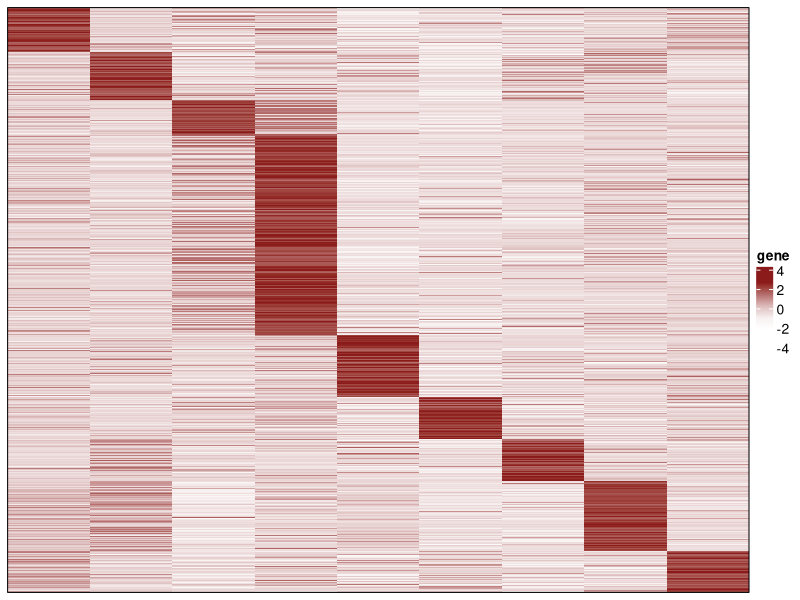
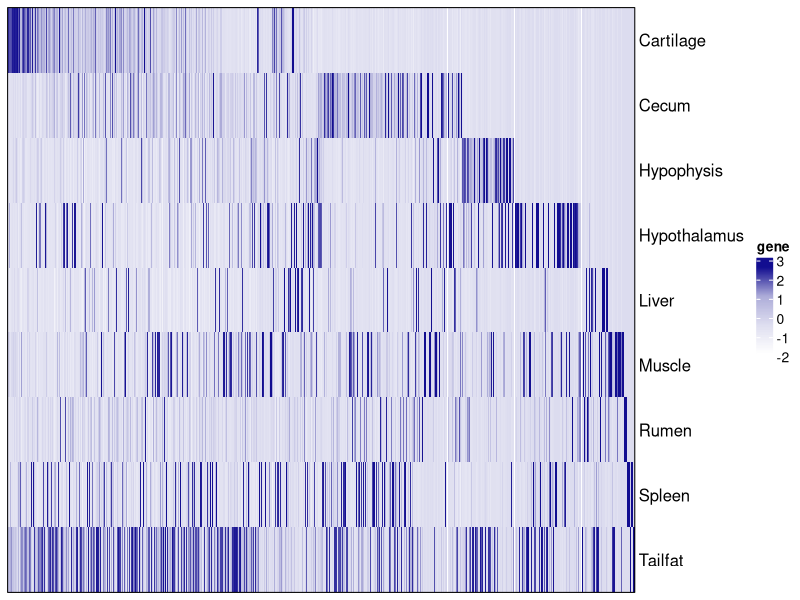
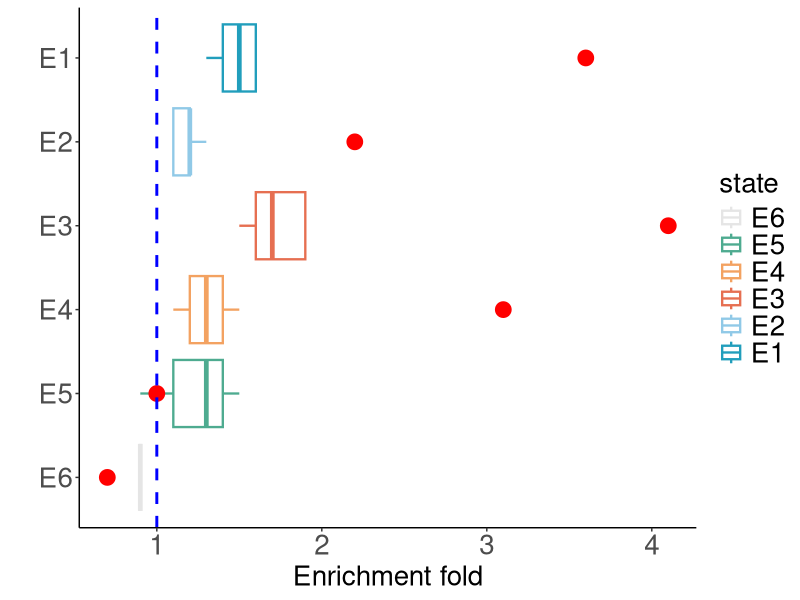
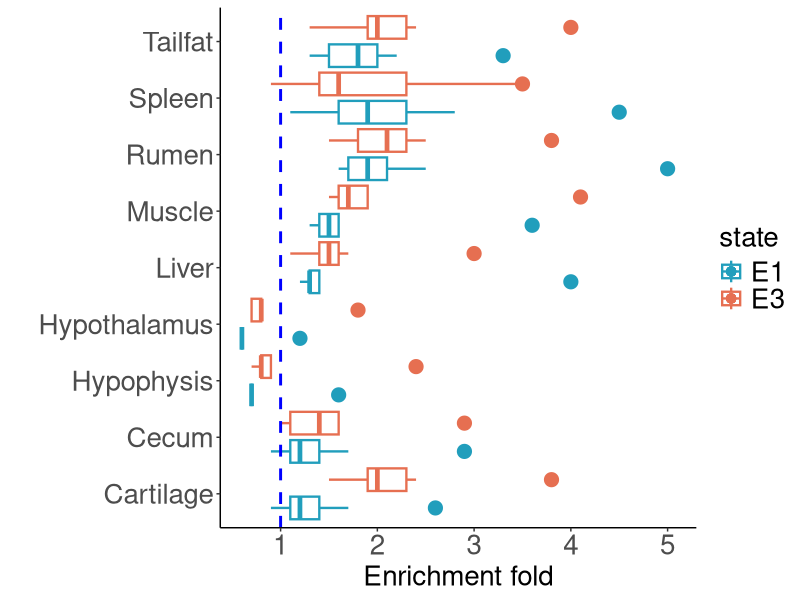
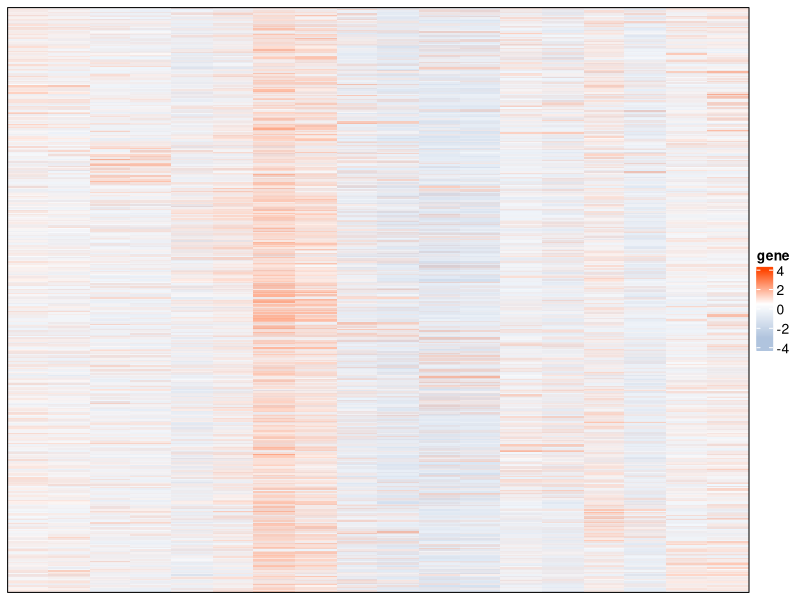
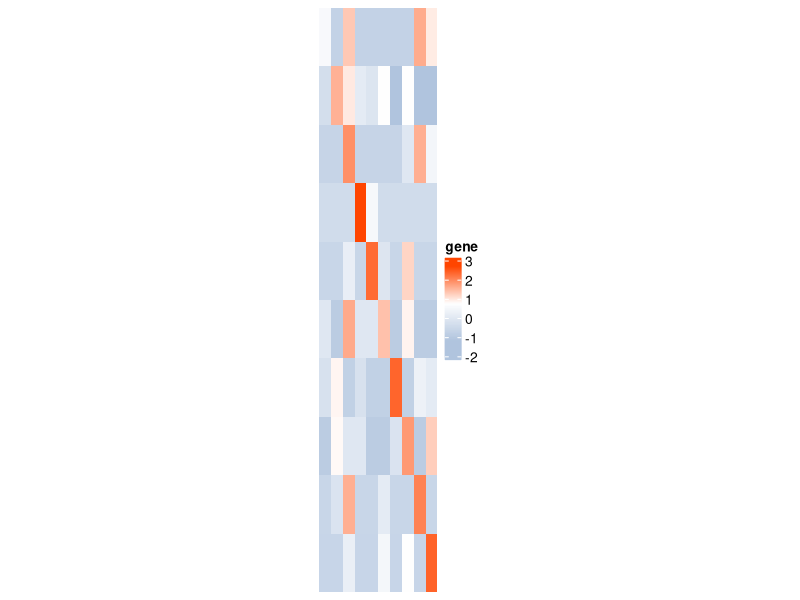
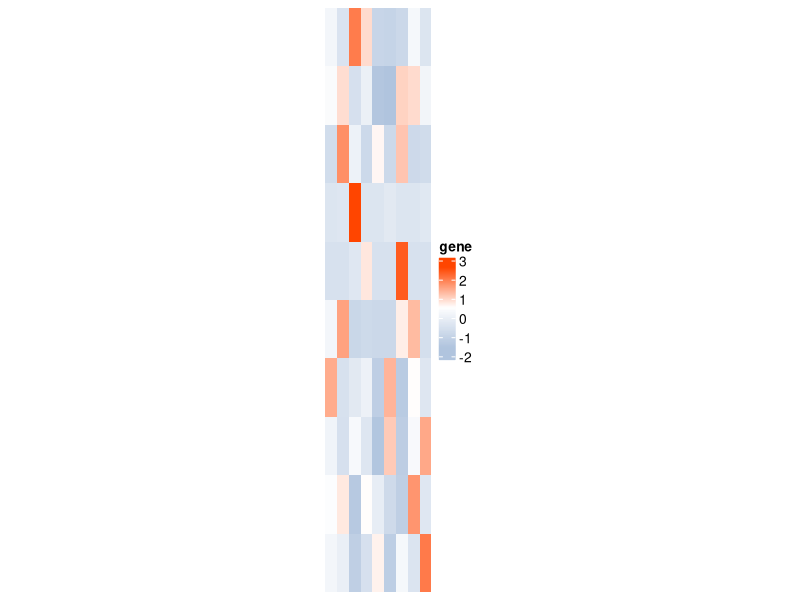

Reproduce these figures in R, in order.
## ---- chunk 1
library(ComplexHeatmap)
library(circlize)

mat=read.table("TSR_gene_heatmap.xls",header=TRUE,row.names=1,sep="\t",check.names = F)

A <- as.matrix(mat)

for (i in 1:nrow(A)) A[i, ] <- scale(log(unlist(A[i, ] + 1), 2))

Heatmap(A, name = "gene", col = colorRampPalette(c("#FFFFFF","#F6EEEE", "#C48C8C", "#8B1A1A"))(5),
             show_row_names = F, show_column_names = F, cluster_columns = F, cluster_rows = F, 
             border = T)



## ---- chunk 2
library(ComplexHeatmap)
library(circlize)


go <- read.table("GO_heatmap.xls",header = T)


A <- as.matrix(go)
for (i in 1:nrow(A)) A[i, ] <- scale(log(unlist(A[i, ] + 1), 2))
A <- t(A)

Heatmap(A, name = "gene", col = colorRampPalette(c("#FFFFFF","#DEDEF0", "#ADACD9", "#120D90"))(100),
             show_row_names = T, show_column_names = F, cluster_columns = F, cluster_rows = F, 
             border = T)
## ---- chunk 3
library(tidyverse)

#Enrichment_muscle


enrich <- read.delim("Enrichment_muscle.xls")

enrich$state <- factor(enrich$state,levels = rev(unique(enrich$state)))

mycol<-c("#219EBC", "#90C9E7", "#E66F51", "#F3A261", "#4EAB90", "#E5E5E5")


ggplot(data=enrich,aes(x= state,y=enrichment,color =state))+
  geom_boxplot(size = 0.8, width = 0.8, alpha = 0)+
  geom_point(data = subset(enrich, tissue == "Muscle"), aes(x = state, y = enrichment),color = "red",size= 5)+
  theme_classic()+
  scale_color_manual(values = rev(mycol))+
  coord_flip()+
  geom_hline(yintercept = 1, linetype = "dashed",color = "blue",size= 1)+
  xlab("")+ylab("Enrichment fold")+
  theme(axis.text = element_text(size = 20),
        axis.title = element_text(size = 20),
        legend.text = element_text(size = 20),
        legend.title = element_text(size = 20)
  )
## ---- chunk 4
library(tidyverse)
enrich4 <- read.delim("Enrichment_TssA_EnhA.xls")

enrich4$state <- factor(enrich4$state,levels = unique(enrich4$state))
mycol<-c("#219EBC",  "#E66F51")

options(repr.plot.width = 7, repr.plot.height = 4)
ggplot(data=enrich4,aes(x= tissuegene,y=enrichment))+
  geom_boxplot(aes(color = state),position = position_dodge(1),size = 0.8, width = 0.8, alpha = 0)+
  geom_dotplot(data = subset(enrich4, tissuegene == "Cartilage" & tissue == "Cartilage"),
               aes(fill = state, color = state),binaxis='y', stackdir='center', dotsize = 1,position = position_dodge(1))+
  geom_dotplot(data = subset(enrich4, tissuegene == "Cecum" & tissue == "Cecum"),
               aes(fill = state, color = state),binaxis='y', stackdir='center', dotsize = 1,position = position_dodge(1))+
  geom_dotplot(data = subset(enrich4, tissuegene == "Hypophysis" & tissue == "Hypophysis"),
               aes(fill = state, color = state),binaxis='y', stackdir='center', dotsize = 1,position = position_dodge(1))+
  geom_dotplot(data = subset(enrich4, tissuegene == "Hypothalamus" & tissue == "Hypothalamus"),
               aes(fill = state, color = state),binaxis='y', stackdir='center', dotsize = 1,position = position_dodge(1))+
  geom_dotplot(data = subset(enrich4, tissuegene == "Liver" & tissue == "Liver"),
               aes(fill = state, color = state),binaxis='y', stackdir='center', dotsize = 1,position = position_dodge(1))+
  geom_dotplot(data = subset(enrich4, tissuegene == "Muscle" & tissue == "Muscle"),
               aes(fill = state, color = state),binaxis='y', stackdir='center', dotsize = 1,position = position_dodge(1))+
  geom_dotplot(data = subset(enrich4, tissuegene == "Rumen" & tissue == "Rumen"),
               aes(fill = state, color = state),binaxis='y', stackdir='center', dotsize = 1,position = position_dodge(1))+
  geom_dotplot(data = subset(enrich4, tissuegene == "Spleen" & tissue == "Spleen"),
               aes(fill = state, color = state),binaxis='y', stackdir='center', dotsize = 1,position = position_dodge(1))+
  geom_dotplot(data = subset(enrich4, tissuegene == "Tailfat" & tissue == "Tailfat"),
               aes(fill = state, color = state),binaxis='y', stackdir='center', dotsize = 1,position = position_dodge(1))+
  scale_color_manual(values = mycol)+
  scale_fill_manual(values = mycol)+
  theme_classic()+
  coord_flip()+
  geom_hline(yintercept = 1, linetype = "dashed",color = "blue",size= 1)+
  xlab("")+ylab("Enrichment fold")+
  theme(axis.text = element_text(size = 20),
        axis.title = element_text(size = 20),
        legend.text = element_text(size = 20),
        legend.title = element_text(size = 20)
  )
## ---- chunk 5
library(ComplexHeatmap)
library(circlize)

#Figure 3H
mat=read.table("TSR_EnhA_gene.xls",header=TRUE,row.names=1,sep="\t",check.names = F)
row_sums <- rowSums(mat)
mat <- mat[row_sums != 0, ]
A <- as.matrix(mat)
for (i in 1:nrow(A)) A[i, ] <- scale(log(unlist(A[i, ] + 1), 2))
Heatmap(A, name = "gene", col = colorRampPalette(c("LightSteelBlue", "white", "OrangeRed"))(100),
        show_row_names = F, show_column_names = F, cluster_columns = F, cluster_rows = F,border = T)
## ---- chunk 6
library(ComplexHeatmap)
library(circlize)
mat=read.table("TSR_EnhA_motif_logP.xls",header=TRUE,row.names=1,sep="\t",check.names = F)
dim(mat)
A <- as.matrix(mat)
for (i in 1:nrow(A)) A[i, ] <- scale(log(unlist(A[i, ] + 1), 2))
Heatmap(A, name = "gene", col = colorRampPalette(c("LightSteelBlue", "white", "OrangeRed"))(100),
        show_row_names = F, show_column_names = F, cluster_columns = F, cluster_rows = F,width = ncol(mat)*unit(3, "mm"))


## ---- chunk 7
library(ComplexHeatmap)
library(circlize)
mat=read.table("TSR_EnhA_TF.xls",header=TRUE,row.names=1,sep="\t",check.names = F)
dim(mat)
A <- as.matrix(mat)
for (i in 1:nrow(A)) A[i, ] <- scale(log(unlist(A[i, ] + 1), 2))
Heatmap(A, name = "gene", col = colorRampPalette(c("LightSteelBlue", "white", "OrangeRed"))(100),
        show_row_names = F, show_column_names = F, cluster_columns = F, cluster_rows = F,width = ncol(mat)*unit(3, "mm"))
